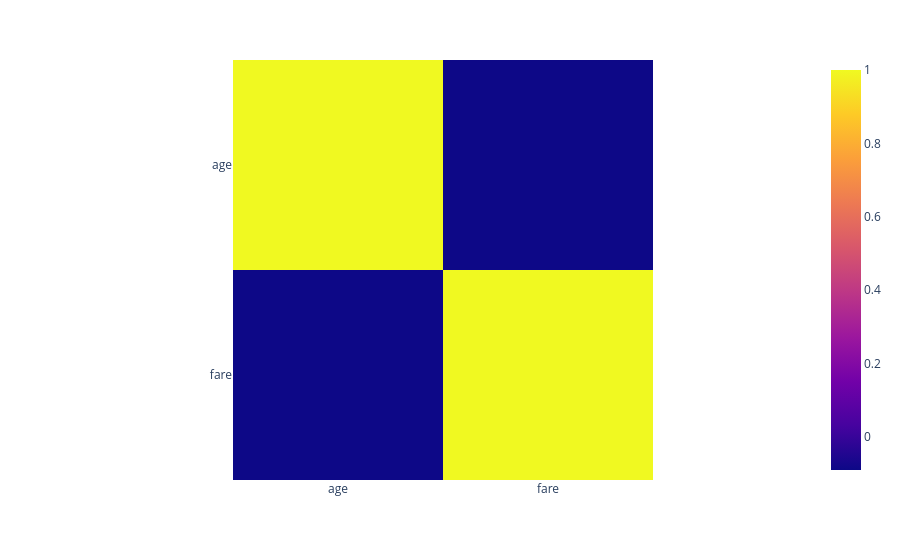

Notebook code for this chart:
### Code cell
fig= px.imshow(df[['age','fare']].corr())
fig.show()

### Figure 1 — Plotly figure (JSON) as saved in the notebook; plotly's stock layout.template omitted (floating-point values rounded to 4 significant figures)
{"data": [{"coloraxis": "coloraxis", "hovertemplate": "x: %{x}<br>y: %{y}<br>color: %{z}<extra></extra>", "name": "0", "type": "heatmap", "x": ["age", "fare"], "xaxis": "x", "y": ["age", "fare"], "yaxis": "y", "z": [[1.0, -0.09073], [-0.09073, 1.0]]}], "layout": {"coloraxis": {"colorscale": [[0, "#0d0887"], [0.1111, "#46039f"], [0.2222, "#7201a8"], [0.3333, "#9c179e"], [0.4444, "#bd3786"], [0.5556, "#d8576b"], [0.6667, "#ed7953"], [0.7778, "#fb9f3a"], [0.8889, "#fdca26"], [1, "#f0f921"]]}, "margin": {"t": 60}, "xaxis": {"anchor": "y", "constrain": "domain", "domain": [0, 1], "scaleanchor": "y"}, "yaxis": {"anchor": "x", "autorange": "reversed", "constrain": "domain", "domain": [0, 1]}}}
